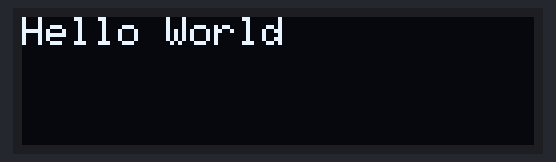
A sketch run on a simulated Arduino Uno, built with avr-gcc and run on an emulated ATmega328P. On the bench: 128×32 one-colour display.

Above: at 0.1 s.

The sketch:

Hello_World_Display.ino
```cpp
#include <Wire.h>
#include <Adafruit_GFX.h>
#include <Adafruit_SSD1306.h>

#define screenWidth 128
#define screenHight 32

Adafruit_SSD1306 display(screenWidth,screenHight);


void setup() {
  // put your setup code here, to run once:
  display.begin(SSD1306_SWITCHCAPVCC, 0x3C);

}

void loop() {
  // put your main code here, to run repeatedly:
display.clearDisplay();
display.setTextSize(1);
display.setTextColor(SSD1306_WHITE);
display.setCursor(0,0);
display.print("Hello World");
display.display();
}
```
